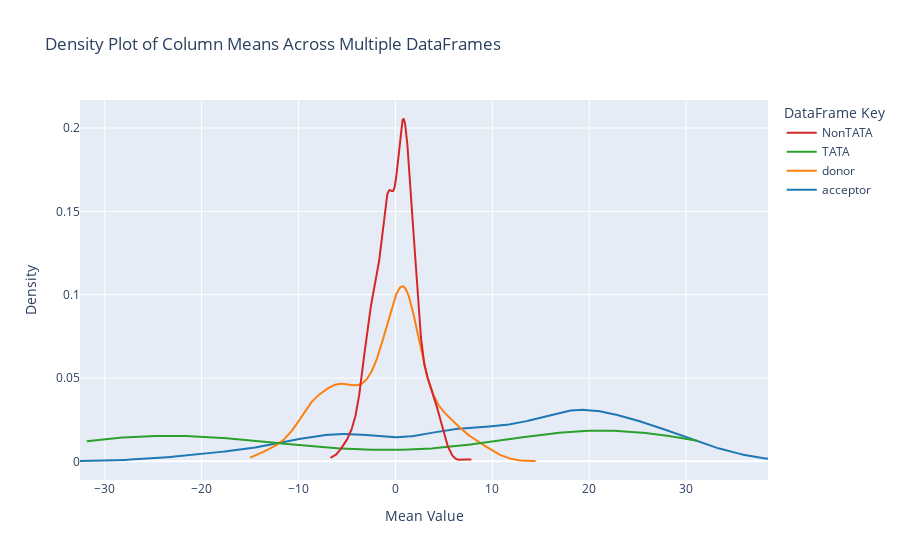

The cell this chart's notebook holds for it:
### Code cell
# List to store data for the density plot
data = []
group_labels = []

# Assuming dict_df is your dictionary of DataFrames
for key, df in dict_df.items():
    # Calculate the mean for each numeric column, ignoring NaN values
    means = df.select_dtypes(include=[np.number]).mean()

    # Append the data and labels for the plot
    data.append(means.dropna())
    group_labels.append(key)  # Use the dictionary keys as group labels

# Create the density plot with all means
fig = ff.create_distplot(data, group_labels, show_hist=False, show_rug=False)

# Update layout to add titles and improve legibility
fig.update_layout(
    title='Density Plot of Column Means Across Multiple DataFrames',
    xaxis_title='Mean Value',
    yaxis_title='Density',
    legend_title='DataFrame Key'
)

# Show the plot
fig.show()

### Figure 1 — Plotly figure (JSON) as saved in the notebook; plotly's stock layout.template omitted (floating-point values rounded to 4 significant figures; data arrays with more than 128 entries replaced by an {"elided": "..."} marker saying what was removed)
{"data": [{"legendgroup": "acceptor", "marker": {"color": "rgb(31, 119, 180)"}, "mode": "lines", "name": "acceptor", "showlegend": true, "type": "scatter", "x": {"elided": "500 float values"}, "xaxis": "x", "y": {"elided": "500 float values"}, "yaxis": "y"}, {"legendgroup": "donor", "marker": {"color": "rgb(255, 127, 14)"}, "mode": "lines", "name": "donor", "showlegend": true, "type": "scatter", "x": {"elided": "500 float values"}, "xaxis": "x", "y": {"elided": "500 float values"}, "yaxis": "y"}, {"legendgroup": "TATA", "marker": {"color": "rgb(44, 160, 44)"}, "mode": "lines", "name": "TATA", "showlegend": true, "type": "scatter", "x": {"elided": "500 float values"}, "xaxis": "x", "y": {"elided": "500 float values"}, "yaxis": "y"}, {"legendgroup": "NonTATA", "marker": {"color": "rgb(214, 39, 40)"}, "mode": "lines", "name": "NonTATA", "showlegend": true, "type": "scatter", "x": {"elided": "500 float values"}, "xaxis": "x", "y": {"elided": "500 float values"}, "yaxis": "y"}], "layout": {"autosize": true, "barmode": "overlay", "hovermode": "closest", "legend": {"title": {"text": "DataFrame Key"}, "traceorder": "reversed"}, "title": {"text": "Density Plot of Column Means Across Multiple DataFrames"}, "xaxis": {"anchor": "y2", "autorange": true, "domain": [0, 1], "range": [-32.55, 38.45], "title": {"text": "Mean Value"}, "type": "linear", "zeroline": false}, "yaxis": {"anchor": "free", "autorange": true, "domain": [0, 1], "position": 0, "range": [-0.0112, 0.2168], "title": {"text": "Density"}, "type": "linear"}}}
